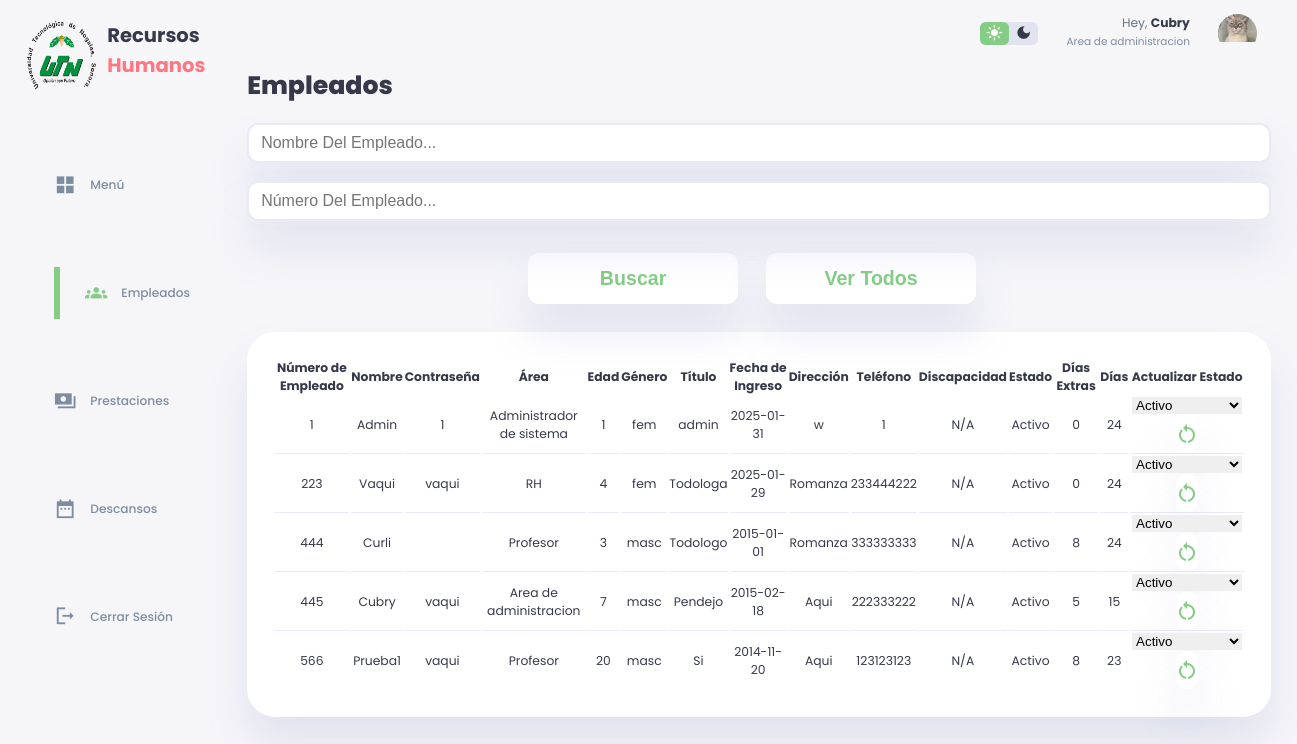
The app's page /empleados.php (signed in), older data.
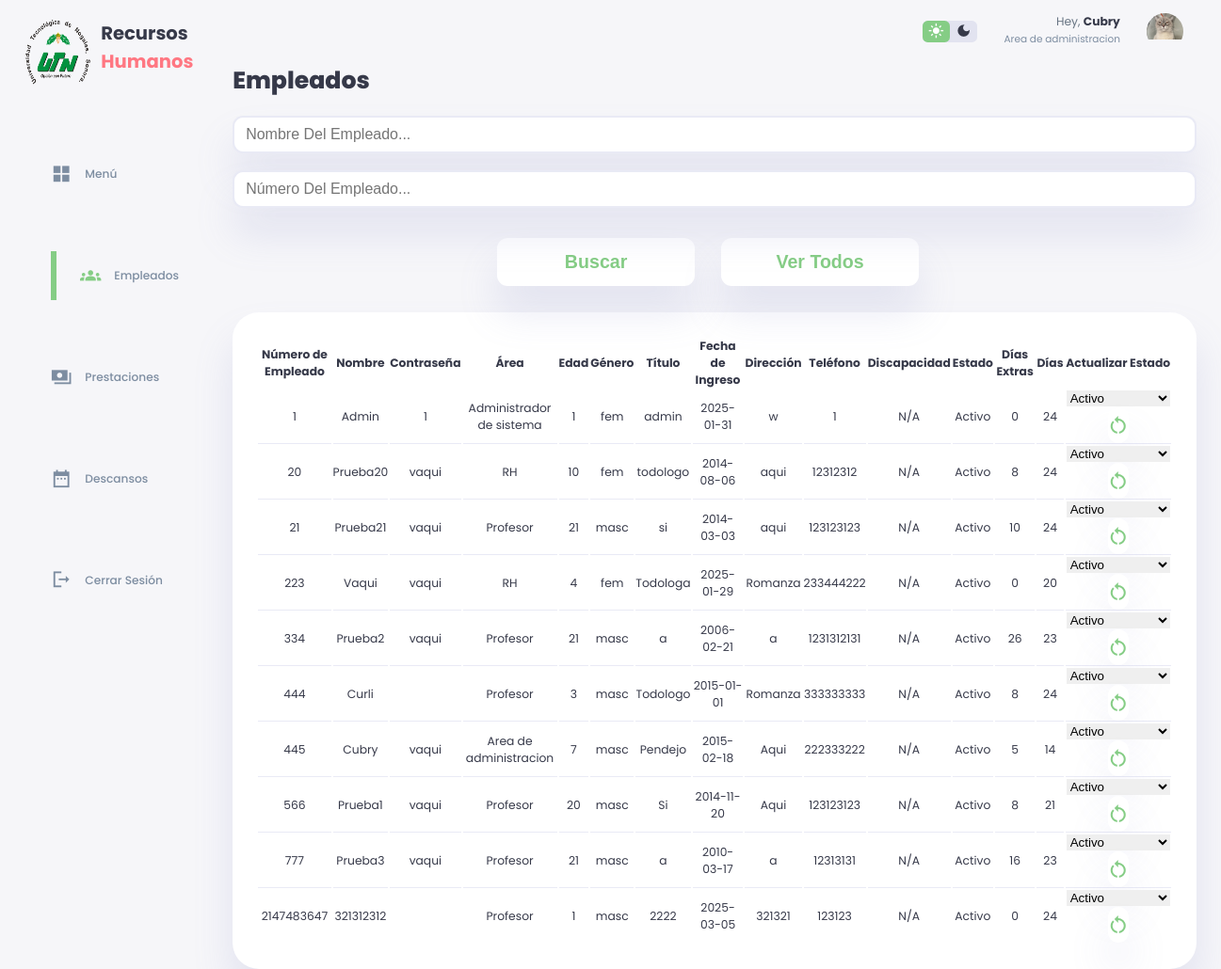
The same page, newer data.
### tables this page shows
CREATE TABLE `empleado` (
  `Numero_Empleado` int(20) NOT NULL,
  `Nombre_Empleado` varchar(30) NOT NULL,
  `Contraseña_Empleado` varchar(20) DEFAULT '',
  `Area` varchar(30) NOT NULL,
  `Edad` int(3) NOT NULL,
  `Genero` varchar(12) NOT NULL,
  `Titulo` varchar(50) NOT NULL,
  `Fecha_Ingreso` date NOT NULL DEFAULT current_timestamp(),
  `Direccion` varchar(200) NOT NULL,
  `Telefono` varchar(12) NOT NULL,
  `Discapacidad` varchar(50) NOT NULL DEFAULT 'N/A',
  `Estado` varchar(30) NOT NULL DEFAULT 'Activo',
  `Dias_Extras` int(2) NOT NULL DEFAULT 0,
  `Dias` int(2) NOT NULL DEFAULT 24
);

### empleados.php (the view, shortened to what this page needs)
<!DOCTYPE html>
<html lang="en">
<head>
    <link rel="stylesheet" href="./styleEmpleado.css">
</head>
<body>
  <div class="container">
        <aside>
            <div class="top">
                <div class="logo">
                        <img src="./images/logo.png.png">
                        <h2>Recursos<span class="danger">
                            Humanos</span> </h2>
                </div>
            </div>
            <div class="sidebar">
                <a href="index.php">
                    <span class="material-icons-sharp">grid_view</span>
                    <h3>Menú</h3>
                </a>
                <a href="empleados.php" class="active">
                    <span class="material-icons-sharp">groups</span>
                    <h3>Empleados</h3>
                </a>
                <a href="solicitudesprestaciones.php">
                    <span class="material-icons-sharp">payments</span>
                    <h3>Prestaciones</h3>
                </a>
                <a href="#">
                    <span class="material-icons-sharp">date_range</span>
                    <h3>Descansos</h3>
                </a>
                <a href="#" onclick="event.preventDefault(); document.getElementById('logout-form').submit();">
                    <span class="material-icons-sharp">logout</span>
                    <h3>Cerrar Sesión</h3>
                </a>
            </div>
        </aside>
    <div class="contenido">
            <div class="top">
                <div class="theme-toggler">
                    <span class="material-icons-sharp active">light_mode</span>
                    <span class="material-icons-sharp">dark_mode</span>
                </div>
                <div class="profile">
                    <div class="info">
                    <?php
                    echo '<p>Hey, <b>'.htmlspecialchars($_SESSION['Nombre_Empleado']).'</b></p>
                        <small class="text-muted">'.htmlspecialchars($_SESSION['Area']).'</small>';
                    ?>
                    </div>
                    <div class="profile-photo">
                        <img src="./images/profile-1.jpg.jpeg">
                    </div>
                </div>
            </div>
    <div class="contenido">
        <h1>Empleados</h1>
        <br>
        <form action="" method="post">
            <input type="text" id="nombre" name="nombre" class="search-input" placeholder="Nombre Del Empleado..." />
            <br>
            <br>
            <input type="text" id="numero" name="numero" class="search-input" placeholder="Número Del Empleado..." />
            <br>
            <br>
            <div class="button-container">
            <button type="submit"><h2>Buscar</h2></button>
            <br>
            <br>
            <button type="button" onclick="window.location.href='empleados.php'"><h2>Ver Todos</h2></button>
            <br>
            </div>
        </form>
        <?php
        require_once("conn.php");
        if ($_SERVER["REQUEST_METHOD"] == "POST") {
            $nombre = $_POST["nombre"];
            $numero = $_POST["numero"];
            if (!empty($nombre)) {
                $query = $conn->prepare("SELECT * FROM empleado WHERE Nombre_Empleado LIKE ?");
                $nombre = "%" . $nombre . "%";
                $query->bind_param("s", $nombre);
            } else if (!empty($numero)) {
                $query = $conn->prepare("SELECT * FROM empleado WHERE Numero_Empleado = ?");
                $query->bind_param("i", $numero);
            } else {
                $query = $conn->prepare("SELECT * FROM empleado");
            }
        } else {
            $query = $conn->prepare("SELECT * FROM empleado");
        }
        $query->execute();
        $result = $query->get_result();
        if ($result->num_rows > 0) {
            echo '<main>';
            echo '<div class="prestamos-recientes">';
            echo '<table class="table">';
            echo '<thead>';
            echo '<tr>';
            echo '<th>Número de Empleado</th>';
            echo '<th>Nombre</th>';
            echo '<th>Contraseña</th>';
            echo '<th>Área</th>';
            echo '<th>Edad</th>';
            echo '<th>Género</th>';
            echo '<th>Título</th>';
            echo '<th>Fecha de Ingreso</th>';
            echo '<th>Dirección</th>';
            echo '<th>Teléfono</th>';
            echo '<th>Discapacidad</th>';
            echo '<th>Estado</th>';
            echo '<th>Días Extras</th>';
            echo '<th>Días</th>';
            echo '<th>Actualizar Estado</th>';
            echo '</tr>';
            echo '</thead>';
            echo '<tbody>';
            while ($row = $result->fetch_assoc()) {
                echo '<tr>';
                echo '<td>' . htmlspecialchars($row['Numero_Empleado']) . '</td>';
                echo '<td>' . htmlspecialchars($row['Nombre_Empleado']) . '</td>';
                echo '<td>' . htmlspecialchars($row['Contraseña_Empleado']) . '</td>';
                echo '<td>' . htmlspecialchars($row['Area']) . '</td>';
                echo '<td>' . htmlspecialchars($row['Edad']) . '</td>';
                echo '<td>' . htmlspecialchars($row['Genero']) . '</td>';
                echo '<td>' . htmlspecialchars($row['Titulo']) . '</td>';
                echo '<td>' . htmlspecialchars($row['Fecha_Ingreso']) . '</td>';
                echo '<td>' . htmlspecialchars($row['Direccion']) . '</td>';
                echo '<td>' . htmlspecialchars($row['Telefono']) . '</td>';
                echo '<td>' . htmlspecialchars($row['Discapacidad']) . '</td>';
                echo '<td>' . htmlspecialchars($row['Estado']) . '</td>';
                echo '<td>' . htmlspecialchars($row['Dias_Extras']) . '</td>';
                echo '<td>' . htmlspecialchars($row['Dias']) . '</td>';
                echo '<td>';
                echo '<form action="" method="post">';
                echo '<div class="button.act-container">';
                echo '<select name="Estado">';
                echo '<option value="Activo">Activo</option>';
                echo '</select>';
                echo '<button type="submit" id="mas_chico" class="act"><span class="material-icons-sharp">
                restart_alt
                </span></button>';
                echo '</div>';
                echo '</form>';
                echo '</td>';
                echo '</tr>';
            }
            echo '</tbody>';
            echo '</table>';
            echo '</div>';
            echo '</main>';
        } else {
            echo '<p>No se encontraron empleados.</p>';
        }
        ?>
</body>
</html>

Row changes from the older to the newer data that the page shows:
added empleado: Numero_Empleado "20", Nombre_Empleado "Prueba20", Contraseña_Empleado "vaqui", Area "RH", Edad "10", Genero "fem", Titulo "todologo", Fecha_Ingreso "2014-08-06", Direccion "aqui", Telefono "12312312", Discapacidad "N/A", Estado "Activo", Dias_Extras "8", Dias "24"
added empleado: Numero_Empleado "21", Nombre_Empleado "Prueba21", Contraseña_Empleado "vaqui", Area "Profesor", Edad "21", Genero "masc", Titulo "si", Fecha_Ingreso "2014-03-03", Direccion "aqui", Telefono "123123123", Discapacidad "N/A", Estado "Activo", Dias_Extras "10", Dias "24"
changed empleado "Vaqui": Dias "24" → "20"
added empleado: Numero_Empleado "334", Nombre_Empleado "Prueba2", Contraseña_Empleado "vaqui", Area "Profesor", Edad "21", Genero "masc", Titulo "a", Fecha_Ingreso "2006-02-21", Direccion "a", Telefono "1231312131", Discapacidad "N/A", Estado "Activo", Dias_Extras "26", Dias "23"
changed empleado "Cubry": Dias "15" → "14"
changed empleado "Prueba1": Dias "23" → "21"
added empleado: Numero_Empleado "777", Nombre_Empleado "Prueba3", Contraseña_Empleado "vaqui", Area "Profesor", Edad "21", Genero "masc", Titulo "a", Fecha_Ingreso "2010-03-17", Direccion "a", Telefono "12313131", Discapacidad "N/A", Estado "Activo", Dias_Extras "16", Dias "23"
added empleado: Numero_Empleado "2147483647", Nombre_Empleado "321312312", Area "Profesor", Edad "1", Genero "masc", Titulo "2222", Fecha_Ingreso "2025-03-05", Direccion "321321", Telefono "123123", Discapacidad "N/A", Estado "Activo", Dias_Extras "0", Dias "24"
